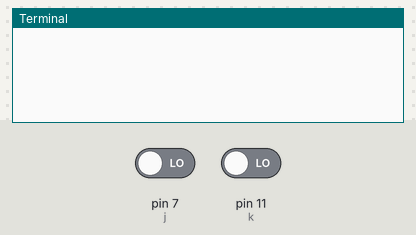
Recording of a program running on a simulated Raspberry Pi (header pin numbers). Parts: the last lines printed to the terminal. The inputs (shaded band) are chosen by the test bench; at power-on: pin 7 (j) LOW, pin 11 (k) LOW. The clock reads 2024-03-15 10:24:30 at power-on unless the program sets it.

Above: at 1.2 s.
1.3 s: pin 7 (j) driven HIGH
At 4.0 s:
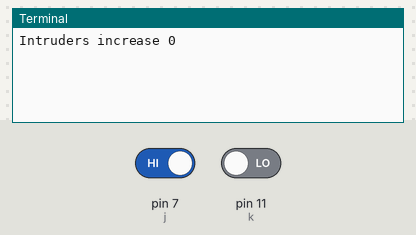
4.3 s: pin 11 (k) driven HIGH
At 5.7 s:
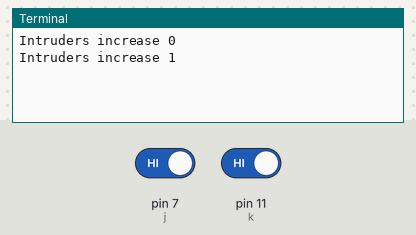
5.8 s: pin 7 (j) driven LOW
At 8.6 s:
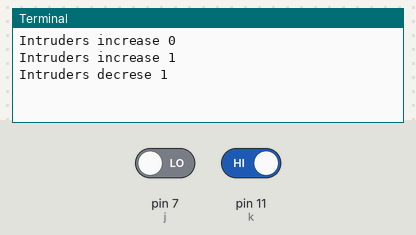

Measured:
- after the input at 1.3 s, the terminal: prints a new line after 2.0 s (image 1)
- after the input at 4.3 s, the terminal: prints a new line after 1.0 s (image 2)
- after the input at 5.8 s, the terminal: prints a new line after 2.0 s (image 3)

The program:

RPIcounter.py
```python
import RPi.GPIO as GPIO
import time
GPIO.setwarnings(False)
GPIO.setmode(GPIO.BOARD)
GPIO.setup(7, GPIO.IN)         #Read output from IR motion sensor
GPIO.setup(11, GPIO.IN)         #Read output from IR motion sensor

count = 0;
while True:
       k=GPIO.input(11)
       i=GPIO.input(7)
       if k and i:
                continue
       j=0
       #i=GPIO.input(7)
       if k==1:                 #When output from 1st motion sensor is HIGH
                 t_end=time.time()+2  #2 Second window for detection
                 while time.time()<t_end:
                       j=GPIO.input(7)
                       if j==1:                 #When output from 2nd motion sensor is HIGH
                                count=count-1
                                time.sleep(1)
                                break
                 print "Intruders decrese",count

                 time.sleep(0.1)

       elif i==1:              #When output from 2nd motion sensor is HIGH
                 t_end=time.time()+2   #2 Second window for detection
                 while time.time()<t_end:
                       j=GPIO.input(11)
                       if j==1:                 #When output from 1st motion sensor is HIGH
                                count=count+1
                                time.sleep(1)
                                break
                 print "Intruders increase",count

                 time.sleep(0.1)
```
